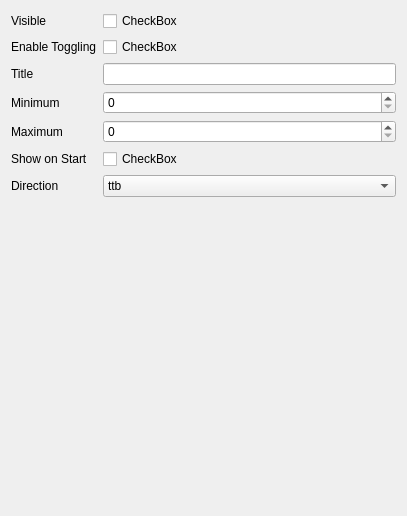
             <widget class="QWidget" name="page_4">
              <property name="geometry">
               <rect>
                <x>0</x>
                <y>0</y>
                <width>407</width>
                <height>516</height>
               </rect>
              </property>
              <attribute name="label">
               <string>Panel5 (Bottom Panel)</string>
              </attribute>
              <layout class="QFormLayout" name="formLayout_4">
               <item row="0" column="0">
                <widget class="QLabel" name="label_20">
                 <property name="text">
                  <string>Visible</string>
                 </property>
                </widget>
               </item>
               <item row="0" column="1">
                <widget class="AnimatedCheck" name="builder__panel5__visible">
                 <property name="text">
                  <string>CheckBox</string>
                 </property>
                </widget>
               </item>
               <item row="1" column="0">
                <widget class="QLabel" name="label_25">
                 <property name="text">
                  <string>Enable Toggling</string>
                 </property>
                </widget>
               </item>
               <item row="1" column="1">
                <widget class="AnimatedCheck" name="builder__panel5__toggle">
                 <property name="text">
                  <string>CheckBox</string>
                 </property>
                </widget>
               </item>
               <item row="2" column="0">
                <widget class="QLabel" name="label_24">
                 <property name="text">
                  <string>Title</string>
                 </property>
                </widget>
               </item>
               <item row="2" column="1">
                <widget class="QLineEdit" name="builder__panel5__title"/>
               </item>
               <item row="3" column="0">
                <widget class="QLabel" name="label_23">
                 <property name="text">
                  <string>Minimum</string>
                 </property>
                </widget>
               </item>
               <item row="4" column="0">
                <widget class="QLabel" name="label_22">
                 <property name="text">
                  <string>Maximum</string>
                 </property>
                </widget>
               </item>
               <item row="5" column="0">
                <widget class="QLabel" name="label_21">
                 <property name="text">
                  <string>Show on Start</string>
                 </property>
                </widget>
               </item>
               <item row="5" column="1">
                <widget class="AnimatedCheck" name="builder__panel5__show_onstart">
                 <property name="text">
                  <string>CheckBox</string>
                 </property>
                </widget>
               </item>
               <item row="6" column="0">
                <widget class="QLabel" name="label_19">
                 <property name="text">
                  <string>Direction</string>
                 </property>
                </widget>
               </item>
               <item row="3" column="1">
                <widget class="QSpinBox" name="builder__panel5__minimum"/>
               </item>
               <item row="4" column="1">
                <widget class="QSpinBox" name="builder__panel5__maximum"/>
               </item>
               <item row="6" column="1">
                <widget class="QComboBox" name="builder__panel5__direction">
                 <item>
                  <property name="text">
                   <string>ttb</string>
                  </property>
                 </item>
                 <item>
                  <property name="text">
                   <string>btt</string>
                  </property>
                 </item>
                </widget>
               </item>
              </layout>
             </widget>
